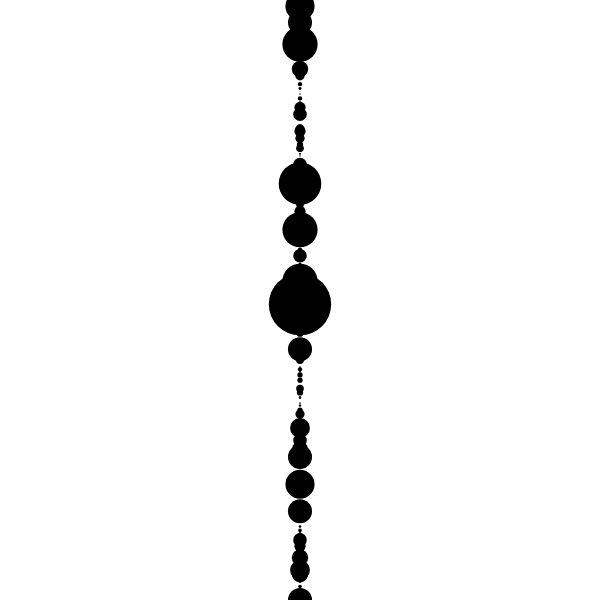
Frame 1 (no input)
Frame 60 (no input): identical to frame 1, image omitted
Frame 120 (the mouse pressed at the canvas centre since frame 60): identical to frame 1, image omitted

The p5.js sketch that drew this single still picture (run headless with seeded random() and noise() and a simulated clock; from frame 60 on, the mouse is pressed at the canvas centre):

// p5.js sketch
// ── sketch.js

// Point = P, Rectangle = R, line = F, Line*4 = D
// You can play around with length, angle, strokeweight, colors,...

let premise = 'P';
  let rules = {
    P: '+>>+P[PPPPP]',
    
  }
let bigRule;


let length = 90;
let angle = 90;

function setup() {
  createCanvas(600, 600);
  angleMode(DEGREES);
  bigRule = resolveRules(premise, rules, 3);
  print(bigRule);
  
}

function draw() {
  background('white');
  stroke('black');
  strokeWeight(1);
  noFill();
  translate(width / 2, height / 2);
  rotate(-90);
  scale(0.3);

  drawShape(bigRule);
   // angle += 1;
  // length += 0.1;
}

function resolveRules(startRule, rules, depth) {
  let endRule = '';
  for (let currentLetter of startRule) {
    if (currentLetter in rules) {
      endRule += rules[currentLetter];
    } else {
      endRule += currentLetter;
    }
  }
  if (depth >= 1) {
    endRule = resolveRules(endRule, rules, depth - 1);
  }
  return endRule;
}


function drawShape(rule)  {
  for (let c of rule) {
    if (c === 'F') {
      line(0, 0, length, 0);
      translate(length, 0);
    } else if (c === 'R') {
      rect(0, 0, length*10, length);
      translate(0, length);
    } else if (c === 'P') {
      point(0, 0);
      translate(length/2, 0);
    } else if (c === 'D') {
      line(0, 0, length * 4, 0);
      translate(length, 0);
    } else if (c === 'f') {
      translate(0, length, 0);
    } else if (c === '+') {
      rotate(angle);
    } else if (c === '-') {
      rotate(-angle);
    } else if (c === '[') {
      push();
    } else if (c === ']') {
      pop();
    } else if (c === '>') {
      scale(1.1);
    } else if (c === '<') {
      scale(0.8);
   
    }
  }
}
